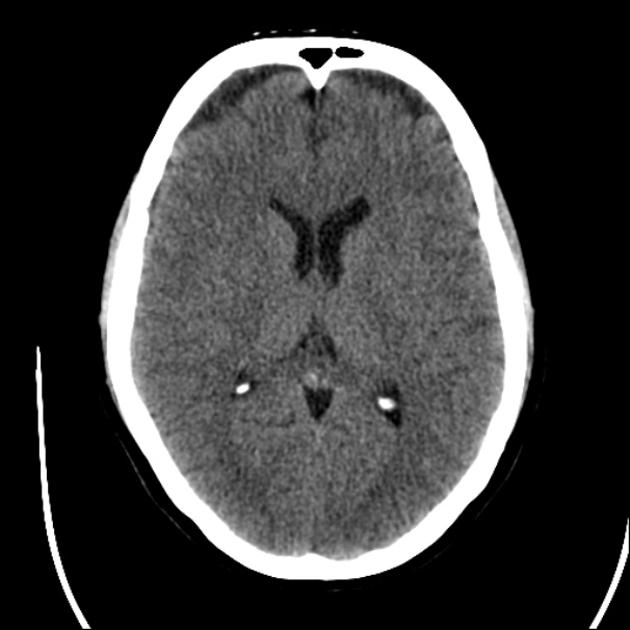
#> input picture 김남우 교수님/BrainCT_C_PY_Verilog-main/BrainCT_C_PY_Verilog-main/gaussian/brainct_001.bmp, 630 x 630 px
$ python gaussian.py
#> lines starting #> are read from the running program, lines starting #| are printed output that depends on the picture

import os, argparse
from PIL import Image
import numpy as np

W,H=630,630

def clamp8(a): return np.clip(a,0,255).astype(np.uint8)

def load_bmp_to_gray(path):
#> called with path = 'brainct_001.bmp'
    im = Image.open(path).convert('L').resize((W,H))
    return np.array(im, dtype=np.uint8)

def save_bmp_gray(path, arr):
    Image.fromarray(arr, mode='L').save(path)

def save_mem(path, arr):
    with open(path, "wb") as f:
        for v in arr.reshape(-1):
            f.write(f"{int(v):02X}\r\n".encode("ascii"))

def gaussian3(a):
    K = np.array([[1,2,1],[2,4,2],[1,2,1]], dtype=np.int32)
    pad = np.pad(a, ((1,1),(1,1)), mode='edge').astype(np.int32)
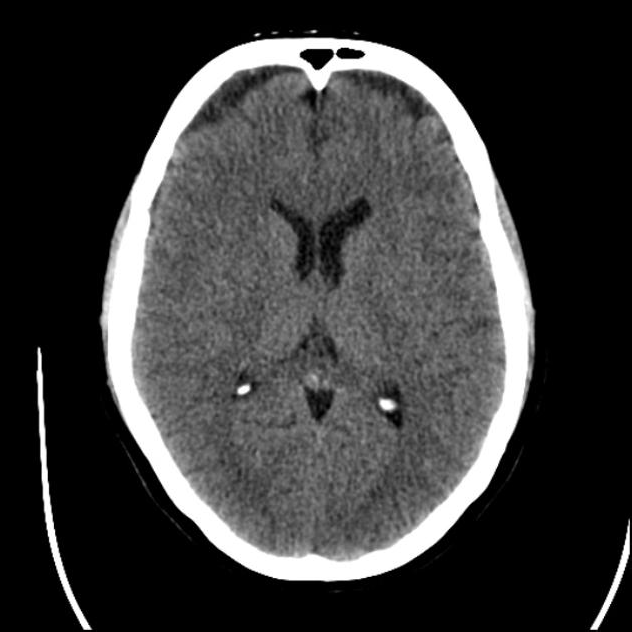
#> pad: shape (632, 632) int32; min 0, max 255, mean 58.8
    out = np.zeros_like(a, dtype=np.int32)
    for j in range(3):
        for i in range(3):
            out += K[j,i] * pad[j:j+H, i:i+W]
    out = out >> 2
    return clamp8(out)
#> in clamp8, `def clamp8(a): return np.clip(a,0,255).astype(np.uint8)`:
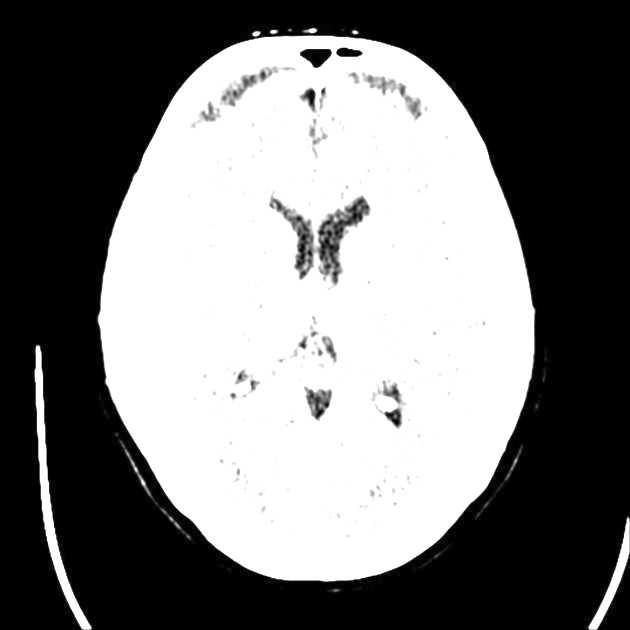
#> returned value: shape (630, 630); min 0, max 255, mean 119.4

def main():
    ap = argparse.ArgumentParser()
    ap.add_argument("--in", dest="input", default="brainct_001.bmp")  # ← dest 지정
    ap.add_argument("--outdir", default=".")
    args = ap.parse_args()

    os.makedirs(args.outdir, exist_ok=True)
    g = load_bmp_to_gray(args.input)  # ← 수정됨
    o = gaussian3(g)

    save_bmp_gray(os.path.join(args.outdir, "output_grayscale-py.bmp"), g)
    save_bmp_gray(os.path.join(args.outdir, "output_gaussian-py.bmp"), o)
    save_mem(os.path.join(args.outdir, "output_gaussian-py.mem"), o)
    print("Done PY: gaussian")

if __name__=="__main__":
    main()
